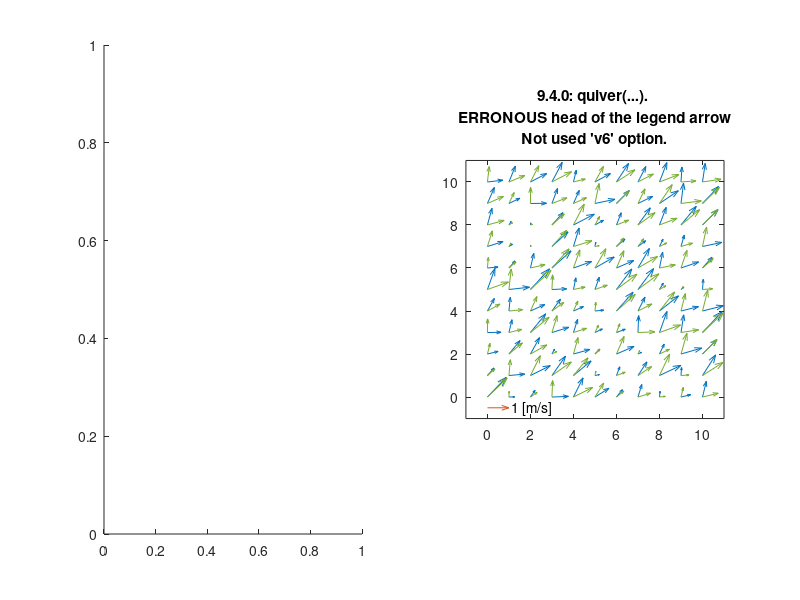

The MATLAB source for this figure: (Note: this script raises an error after producing the figure.)
%QUIVERBUG   Test script to show how to plot a correct quiver legend in latest matlab releases.
%
%See also: arrow2

scale       = 1;
xleg        = 0;
yleg        = -.5;
uleg        = 1;

   [x,y]       = meshgrid(0:1:10,0:1:10);
   u           = 1.*rand(size(x));
   v           = 1.*rand(size(x));

for v6 = 0:1

   if v6
      subplot(1,2,1)
      H.q = quiver('v6',x,y,scale.*u,scale.*v,0);
      hold on
      H.q = quiver('v6',x,y,scale.*v,scale.*u,0);
      H.q = quiver('v6',[xleg],[yleg],[uleg.*scale],[0.*scale],0);
      title({[version,': quiver(''v6'',...). '],'correct head of the legend','Used deprecated ''v6'' option.'})
   else
      subplot(1,2,2)
      H.q(1) = quiver(x,y,scale.*u,scale.*v,0);
      hold on
      H.q(2) = quiver(x,y,scale.*v,scale.*u,0);
      H.q(3) = quiver([xleg],[yleg],[uleg.*scale],[0.*scale],0);
      title({[version,': quiver(...). '],'ERRONOUS head of the legend arrow','Not used ''v6'' option.'})
   end
   
   text (xleg + uleg,...
         yleg,[' ',num2str(uleg),' [m/s]'],'horizontalalignment','left')
   axis  equal
   axis ([-1 11 -1 11])

end

   fname = [mfilename('fullpath'),'_',version('-release')];
   print(gcf,fname,'-dpng');
